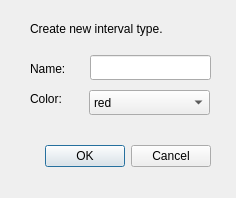
<?xml version="1.0" encoding="UTF-8"?>
<ui version="4.0">
 <class>Dialog</class>
 <widget class="QDialog" name="Dialog">
  <property name="geometry">
   <rect>
    <x>0</x>
    <y>0</y>
    <width>236</width>
    <height>198</height>
   </rect>
  </property>
  <property name="windowTitle">
   <string>Dialog</string>
  </property>
  <widget class="QDialogButtonBox" name="buttonBox">
   <property name="geometry">
    <rect>
     <x>40</x>
     <y>140</y>
     <width>171</width>
     <height>32</height>
    </rect>
   </property>
   <property name="orientation">
    <enum>Qt::Horizontal</enum>
   </property>
   <property name="standardButtons">
    <set>QDialogButtonBox::Cancel|QDialogButtonBox::Ok</set>
   </property>
  </widget>
  <widget class="QLineEdit" name="lineEdit">
   <property name="geometry">
    <rect>
     <x>90</x>
     <y>55</y>
     <width>121</width>
     <height>25</height>
    </rect>
   </property>
  </widget>
  <widget class="QComboBox" name="comboBox">
   <property name="geometry">
    <rect>
     <x>89</x>
     <y>90</y>
     <width>121</width>
     <height>25</height>
    </rect>
   </property>
   <item>
    <property name="text">
     <string>red</string>
    </property>
   </item>
   <item>
    <property name="text">
     <string>green</string>
    </property>
   </item>
   <item>
    <property name="text">
     <string>blue</string>
    </property>
   </item>
   <item>
    <property name="text">
     <string>yellow</string>
    </property>
   </item>
  </widget>
  <widget class="QLabel" name="label">
   <property name="geometry">
    <rect>
     <x>30</x>
     <y>20</y>
     <width>231</width>
     <height>17</height>
    </rect>
   </property>
   <property name="text">
    <string>Create new interval type.</string>
   </property>
  </widget>
  <widget class="QLabel" name="label_3">
   <property name="geometry">
    <rect>
     <x>30</x>
     <y>60</y>
     <width>45</width>
     <height>17</height>
    </rect>
   </property>
   <property name="text">
    <string>Name:</string>
   </property>
  </widget>
  <widget class="QLabel" name="label_4">
   <property name="geometry">
    <rect>
     <x>30</x>
     <y>90</y>
     <width>45</width>
     <height>17</height>
    </rect>
   </property>
   <property name="text">
    <string>Color:</string>
   </property>
  </widget>
 </widget>
 <resources/>
 <connections>
  <connection>
   <sender>buttonBox</sender>
   <signal>accepted()</signal>
   <receiver>Dialog</receiver>
   <slot>accept()</slot>
   <hints>
    <hint type="sourcelabel">
     <x>248</x>
     <y>254</y>
    </hint>
    <hint type="destinationlabel">
     <x>157</x>
     <y>274</y>
    </hint>
   </hints>
  </connection>
  <connection>
   <sender>buttonBox</sender>
   <signal>rejected()</signal>
   <receiver>Dialog</receiver>
   <slot>reject()</slot>
   <hints>
    <hint type="sourcelabel">
     <x>316</x>
     <y>260</y>
    </hint>
    <hint type="destinationlabel">
     <x>286</x>
     <y>274</y>
    </hint>
   </hints>
  </connection>
 </connections>
</ui>
